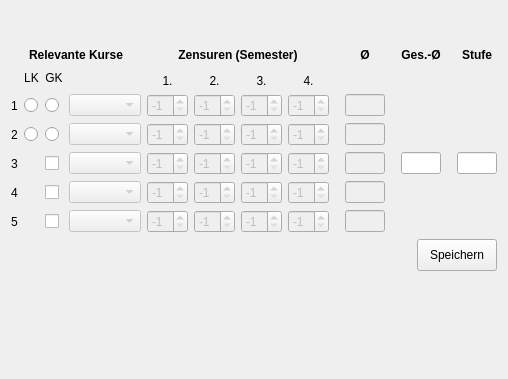
       <widget class="QWidget" name="tab1ProfessionalCompetence">
        <attribute name="title">
         <string>1 Fachliche Kompetenz</string>
        </attribute>
        <layout class="QVBoxLayout" name="verticalLayout_3">
         <item>
          <spacer name="verticalSpacer_2">
           <property name="orientation">
            <enum>Qt::Vertical</enum>
           </property>
           <property name="sizeHint" stdset="0">
            <size>
             <width>20</width>
             <height>37</height>
            </size>
           </property>
          </spacer>
         </item>
         <item>
          <layout class="QGridLayout" name="gridLayout">
           <item row="0" column="9">
            <widget class="QLabel" name="lblAverage">
             <property name="sizePolicy">
              <sizepolicy hsizetype="Minimum" vsizetype="Preferred">
               <horstretch>0</horstretch>
               <verstretch>0</verstretch>
              </sizepolicy>
             </property>
             <property name="font">
              <font>
               <bold>true</bold>
              </font>
             </property>
             <property name="text">
              <string>Ø</string>
             </property>
             <property name="alignment">
              <set>Qt::AlignCenter</set>
             </property>
            </widget>
           </item>
           <item row="0" column="11">
            <widget class="QLabel" name="lblTotalAverage">
             <property name="font">
              <font>
               <bold>true</bold>
              </font>
             </property>
             <property name="text">
              <string>Ges.-Ø</string>
             </property>
             <property name="alignment">
              <set>Qt::AlignCenter</set>
             </property>
            </widget>
           </item>
           <item row="1" column="1" rowspan="2">
            <widget class="QLabel" name="lblLk">
             <property name="text">
              <string>LK</string>
             </property>
             <property name="alignment">
              <set>Qt::AlignCenter</set>
             </property>
            </widget>
           </item>
           <item row="1" column="2" rowspan="2">
            <widget class="QLabel" name="lblGk">
             <property name="text">
              <string>GK</string>
             </property>
             <property name="alignment">
              <set>Qt::AlignCenter</set>
             </property>
            </widget>
           </item>
           <item row="2" column="4">
            <widget class="QLabel" name="lblSemester1">
             <property name="text">
              <string>1.</string>
             </property>
             <property name="alignment">
              <set>Qt::AlignCenter</set>
             </property>
            </widget>
           </item>
           <item row="2" column="5">
            <widget class="QLabel" name="lblSemester2">
             <property name="text">
              <string>2.</string>
             </property>
             <property name="alignment">
              <set>Qt::AlignCenter</set>
             </property>
            </widget>
           </item>
           <item row="2" column="6">
            <widget class="QLabel" name="lblSemester3">
             <property name="text">
              <string>3.</string>
             </property>
             <property name="alignment">
              <set>Qt::AlignCenter</set>
             </property>
            </widget>
           </item>
           <item row="2" column="7">
            <widget class="QLabel" name="lblSemester4">
             <property name="text">
              <string>4.</string>
             </property>
             <property name="alignment">
              <set>Qt::AlignCenter</set>
             </property>
            </widget>
           </item>
           <item row="3" column="0">
            <widget class="QLabel" name="lblSubject1">
             <property name="text">
              <string>1</string>
             </property>
             <property name="alignment">
              <set>Qt::AlignCenter</set>
             </property>
            </widget>
           </item>
           <item row="3" column="1">
            <widget class="QRadioButton" name="rbSubject1Lk">
             <property name="text">
              <string/>
             </property>
             <attribute name="buttonGroup">
              <string notr="true">bgSubject1</string>
             </attribute>
            </widget>
           </item>
           <item row="3" column="2">
            <widget class="QRadioButton" name="rbSubject1Gk">
             <property name="text">
              <string/>
             </property>
             <attribute name="buttonGroup">
              <string notr="true">bgSubject1</string>
             </attribute>
            </widget>
           </item>
           <item row="3" column="3">
            <widget class="QComboBox" name="cmbSubject1Name">
             <property name="enabled">
              <bool>false</bool>
             </property>
             <property name="sizePolicy">
              <sizepolicy hsizetype="Expanding" vsizetype="Fixed">
               <horstretch>0</horstretch>
               <verstretch>0</verstretch>
              </sizepolicy>
             </property>
            </widget>
           </item>
           <item row="3" column="5">
            <widget class="QSpinBox" name="sbSubject1Grade2">
             <property name="enabled">
              <bool>false</bool>
             </property>
             <property name="minimum">
              <number>-1</number>
             </property>
             <property name="maximum">
              <number>15</number>
             </property>
             <property name="value">
              <number>-1</number>
             </property>
            </widget>
           </item>
           <item row="3" column="6">
            <widget class="QSpinBox" name="sbSubject1Grade3">
             <property name="enabled">
              <bool>false</bool>
             </property>
             <property name="minimum">
              <number>-1</number>
             </property>
             <property name="maximum">
              <number>15</number>
             </property>
             <property name="value">
              <number>-1</number>
             </property>
            </widget>
           </item>
           <item row="3" column="7">
            <widget class="QSpinBox" name="sbSubject1Grade4">
             <property name="enabled">
              <bool>false</bool>
             </property>
             <property name="minimum">
              <number>-1</number>
             </property>
             <property name="maximum">
              <number>15</number>
             </property>
             <property name="value">
              <number>-1</number>
             </property>
            </widget>
           </item>
           <item row="3" column="9">
            <widget class="QLineEdit" name="leSubject1Avg">
             <property name="enabled">
              <bool>false</bool>
             </property>
             <property name="sizePolicy">
              <sizepolicy hsizetype="Minimum" vsizetype="Fixed">
               <horstretch>0</horstretch>
               <verstretch>0</verstretch>
              </sizepolicy>
             </property>
             <property name="maximumSize">
              <size>
               <width>40</width>
               <height>16777215</height>
              </size>
             </property>
             <property name="focusPolicy">
              <enum>Qt::NoFocus</enum>
             </property>
            </widget>
           </item>
           <item row="4" column="0">
            <widget class="QLabel" name="lblSubject2">
             <property name="text">
              <string>2</string>
             </property>
             <property name="alignment">
              <set>Qt::AlignCenter</set>
             </property>
            </widget>
           </item>
           <item row="4" column="1">
            <widget class="QRadioButton" name="rbSubject2Lk">
             <property name="text">
              <string/>
             </property>
             <attribute name="buttonGroup">
              <string notr="true">bgSubject2</string>
             </attribute>
            </widget>
           </item>
           <item row="4" column="2">
            <widget class="QRadioButton" name="rbSubject2Gk">
             <property name="text">
              <string/>
             </property>
             <attribute name="buttonGroup">
              <string notr="true">bgSubject2</string>
             </attribute>
            </widget>
           </item>
           <item row="4" column="3">
            <widget class="QComboBox" name="cmbSubject2Name">
             <property name="enabled">
              <bool>false</bool>
             </property>
             <property name="sizePolicy">
              <sizepolicy hsizetype="Expanding" vsizetype="Fixed">
               <horstretch>0</horstretch>
               <verstretch>0</verstretch>
              </sizepolicy>
             </property>
            </widget>
           </item>
           <item row="4" column="4">
            <widget class="QSpinBox" name="sbSubject2Grade1">
             <property name="enabled">
              <bool>false</bool>
             </property>
             <property name="minimum">
              <number>-1</number>
             </property>
             <property name="maximum">
              <number>15</number>
             </property>
             <property name="value">
              <number>-1</number>
             </property>
            </widget>
           </item>
           <item row="4" column="5">
            <widget class="QSpinBox" name="sbSubject2Grade2">
             <property name="enabled">
              <bool>false</bool>
             </property>
             <property name="minimum">
              <number>-1</number>
             </property>
             <property name="maximum">
              <number>15</number>
             </property>
             <property name="value">
              <number>-1</number>
             </property>
            </widget>
           </item>
           <item row="4" column="6">
            <widget class="QSpinBox" name="sbSubject2Grade3">
             <property name="enabled">
              <bool>false</bool>
             </property>
             <property name="minimum">
              <number>-1</number>
             </property>
             <property name="maximum">
              <number>15</number>
             </property>
             <property name="value">
              <number>-1</number>
             </property>
            </widget>
           </item>
           <item row="4" column="7">
            <widget class="QSpinBox" name="sbSubject2Grade4">
             <property name="enabled">
              <bool>false</bool>
             </property>
             <property name="minimum">
              <number>-1</number>
             </property>
             <property name="maximum">
              <number>15</number>
             </property>
             <property name="value">
              <number>-1</number>
             </property>
            </widget>
           </item>
           <item row="4" column="9">
            <widget class="QLineEdit" name="leSubject2Avg">
             <property name="enabled">
              <bool>false</bool>
             </property>
             <property name="sizePolicy">
              <sizepolicy hsizetype="Ignored" vsizetype="Fixed">
               <horstretch>0</horstretch>
               <verstretch>0</verstretch>
              </sizepolicy>
             </property>
             <property name="maximumSize">
              <size>
               <width>40</width>
               <height>16777215</height>
              </size>
             </property>
             <property name="focusPolicy">
              <enum>Qt::NoFocus</enum>
             </property>
            </widget>
           </item>
           <item row="5" column="0">
            <widget class="QLabel" name="lblSubject3">
             <property name="text">
              <string>3</string>
             </property>
             <property name="alignment">
              <set>Qt::AlignCenter</set>
             </property>
            </widget>
           </item>
           <item row="5" column="3">
            <widget class="QComboBox" name="cmbSubject3Name">
             <property name="enabled">
              <bool>false</bool>
             </property>
             <property name="sizePolicy">
              <sizepolicy hsizetype="Expanding" vsizetype="Fixed">
               <horstretch>0</horstretch>
               <verstretch>0</verstretch>
              </sizepolicy>
             </property>
            </widget>
           </item>
           <item row="5" column="4">
            <widget class="QSpinBox" name="sbSubject3Grade1">
             <property name="enabled">
              <bool>false</bool>
             </property>
             <property name="minimum">
              <number>-1</number>
             </property>
             <property name="maximum">
              <number>15</number>
             </property>
             <property name="value">
              <number>-1</number>
             </property>
            </widget>
           </item>
           <item row="5" column="5">
            <widget class="QSpinBox" name="sbSubject3Grade2">
             <property name="enabled">
              <bool>false</bool>
             </property>
             <property name="minimum">
              <number>-1</number>
             </property>
             <property name="maximum">
              <number>15</number>
             </property>
             <property name="value">
              <number>-1</number>
             </property>
            </widget>
           </item>
           <item row="5" column="6">
            <widget class="QSpinBox" name="sbSubject3Grade3">
             <property name="enabled">
              <bool>false</bool>
             </property>
             <property name="minimum">
              <number>-1</number>
             </property>
             <property name="maximum">
              <number>15</number>
             </property>
             <property name="value">
              <number>-1</number>
             </property>
            </widget>
           </item>
           <item row="5" column="7">
            <widget class="QSpinBox" name="sbSubject3Grade4">
             <property name="enabled">
              <bool>false</bool>
             </property>
             <property name="minimum">
              <number>-1</number>
             </property>
             <property name="maximum">
              <number>15</number>
             </property>
             <property name="value">
              <number>-1</number>
             </property>
            </widget>
           </item>
           <item row="5" column="8">
            <spacer name="horizontalSpacer">
             <property name="orientation">
              <enum>Qt::Horizontal</enum>
             </property>
             <property name="sizeType">
              <enum>QSizePolicy::Preferred</enum>
             </property>
             <property name="sizeHint" stdset="0">
              <size>
               <width>10</width>
               <height>20</height>
              </size>
             </property>
            </spacer>
           </item>
           <item row="5" column="9">
            <widget class="QLineEdit" name="leSubject3Avg">
             <property name="enabled">
              <bool>false</bool>
             </property>
             <property name="sizePolicy">
              <sizepolicy hsizetype="Ignored" vsizetype="Fixed">
               <horstretch>0</horstretch>
               <verstretch>0</verstretch>
              </sizepolicy>
             </property>
             <property name="maximumSize">
              <size>
               <width>40</width>
               <height>16777215</height>
              </size>
             </property>
             <property name="focusPolicy">
              <enum>Qt::NoFocus</enum>
             </property>
            </widget>
           </item>
           <item row="5" column="10">
            <spacer name="horizontalSpacer_2">
             <property name="orientation">
              <enum>Qt::Horizontal</enum>
             </property>
             <property name="sizeType">
              <enum>QSizePolicy::Preferred</enum>
             </property>
             <property name="sizeHint" stdset="0">
              <size>
               <width>10</width>
               <height>20</height>
              </size>
             </property>
            </spacer>
           </item>
           <item row="5" column="11">
            <widget class="QLineEdit" name="leTotalAvg">
             <property name="sizePolicy">
              <sizepolicy hsizetype="Minimum" vsizetype="Fixed">
               <horstretch>0</horstretch>
               <verstretch>0</verstretch>
              </sizepolicy>
             </property>
             <property name="maximumSize">
              <size>
               <width>40</width>
               <height>16777215</height>
              </size>
             </property>
             <property name="focusPolicy">
              <enum>Qt::NoFocus</enum>
             </property>
            </widget>
           </item>
           <item row="5" column="12">
            <spacer name="horizontalSpacer_3">
             <property name="orientation">
              <enum>Qt::Horizontal</enum>
             </property>
             <property name="sizeType">
              <enum>QSizePolicy::Preferred</enum>
             </property>
             <property name="sizeHint" stdset="0">
              <size>
               <width>10</width>
               <height>20</height>
              </size>
             </property>
            </spacer>
           </item>
           <item row="5" column="13">
            <widget class="QLineEdit" name="leLevel">
             <property name="sizePolicy">
              <sizepolicy hsizetype="Minimum" vsizetype="Fixed">
               <horstretch>0</horstretch>
               <verstretch>0</verstretch>
              </sizepolicy>
             </property>
             <property name="maximumSize">
              <size>
               <width>40</width>
               <height>16777215</height>
              </size>
             </property>
             <property name="focusPolicy">
              <enum>Qt::NoFocus</enum>
             </property>
            </widget>
           </item>
           <item row="6" column="0">
            <widget class="QLabel" name="lblSubject4">
             <property name="text">
              <string>4</string>
             </property>
             <property name="alignment">
              <set>Qt::AlignCenter</set>
             </property>
            </widget>
           </item>
           <item row="6" column="3">
            <widget class="QComboBox" name="cmbSubject4Name">
             <property name="enabled">
              <bool>false</bool>
             </property>
             <property name="sizePolicy">
              <sizepolicy hsizetype="Expanding" vsizetype="Fixed">
               <horstretch>0</horstretch>
               <verstretch>0</verstretch>
              </sizepolicy>
             </property>
            </widget>
           </item>
           <item row="6" column="4">
            <widget class="QSpinBox" name="sbSubject4Grade1">
             <property name="enabled">
              <bool>false</bool>
             </property>
             <property name="minimum">
              <number>-1</number>
             </property>
             <property name="maximum">
              <number>15</number>
             </property>
             <property name="value">
              <number>-1</number>
             </property>
            </widget>
           </item>
           <item row="6" column="5">
            <widget class="QSpinBox" name="sbSubject4Grade2">
             <property name="enabled">
              <bool>false</bool>
             </property>
             <property name="minimum">
              <number>-1</number>
             </property>
             <property name="maximum">
              <number>15</number>
             </property>
             <property name="value">
              <number>-1</number>
             </property>
            </widget>
           </item>
           <item row="6" column="6">
            <widget class="QSpinBox" name="sbSubject4Grade3">
             <property name="enabled">
              <bool>false</bool>
             </property>
             <property name="minimum">
              <number>-1</number>
             </property>
             <property name="maximum">
              <number>15</number>
             </property>
             <property name="value">
              <number>-1</number>
             </property>
            </widget>
           </item>
           <item row="6" column="7">
            <widget class="QSpinBox" name="sbSubject4Grade4">
             <property name="enabled">
              <bool>false</bool>
             </property>
             <property name="minimum">
              <number>-1</number>
             </property>
             <property name="maximum">
              <number>15</number>
             </property>
             <property name="value">
              <number>-1</number>
             </property>
            </widget>
           </item>
           <item row="6" column="9">
            <widget class="QLineEdit" name="leSubject4Avg">
             <property name="enabled">
              <bool>false</bool>
             </property>
             <property name="sizePolicy">
              <sizepolicy hsizetype="Ignored" vsizetype="Fixed">
               <horstretch>0</horstretch>
               <verstretch>0</verstretch>
              </sizepolicy>
             </property>
             <property name="maximumSize">
              <size>
               <width>40</width>
               <height>16777215</height>
              </size>
             </property>
             <property name="focusPolicy">
              <enum>Qt::NoFocus</enum>
             </property>
            </widget>
           </item>
           <item row="7" column="0">
            <widget class="QLabel" name="lblSubject5">
             <property name="text">
              <string>5</string>
             </property>
             <property name="alignment">
              <set>Qt::AlignCenter</set>
             </property>
            </widget>
           </item>
           <item row="7" column="3">
            <widget class="QComboBox" name="cbSubject5Name">
             <property name="enabled">
              <bool>false</bool>
             </property>
             <property name="sizePolicy">
              <sizepolicy hsizetype="Expanding" vsizetype="Fixed">
               <horstretch>0</horstretch>
               <verstretch>0</verstretch>
              </sizepolicy>
             </property>
            </widget>
           </item>
           <item row="7" column="4">
            <widget class="QSpinBox" name="sbSubject5Grade1">
             <property name="enabled">
              <bool>false</bool>
             </property>
             <property name="minimum">
              <number>-1</number>
             </property>
             <property name="maximum">
              <number>15</number>
             </property>
             <property name="value">
              <number>-1</number>
             </property>
            </widget>
           </item>
           <item row="7" column="5">
            <widget class="QSpinBox" name="sbSubject5Grade2">
             <property name="enabled">
              <bool>false</bool>
             </property>
             <property name="minimum">
              <number>-1</number>
             </property>
             <property name="maximum">
              <number>15</number>
             </property>
             <property name="value">
              <number>-1</number>
             </property>
            </widget>
           </item>
           <item row="7" column="6">
            <widget class="QSpinBox" name="sbSubject5Grade3">
             <property name="enabled">
              <bool>false</bool>
             </property>
             <property name="minimum">
              <number>-1</number>
             </property>
             <property name="maximum">
              <number>15</number>
             </property>
             <property name="value">
              <number>-1</number>
             </property>
            </widget>
           </item>
           <item row="7" column="7">
            <widget class="QSpinBox" name="sbSubject5Grade4">
             <property name="enabled">
              <bool>false</bool>
             </property>
             <property name="minimum">
              <number>-1</number>
             </property>
             <property name="maximum">
              <number>15</number>
             </property>
             <property name="value">
              <number>-1</number>
             </property>
            </widget>
           </item>
           <item row="7" column="9">
            <widget class="QLineEdit" name="leSubject5Avg">
             <property name="enabled">
              <bool>false</bool>
             </property>
             <property name="sizePolicy">
              <sizepolicy hsizetype="Ignored" vsizetype="Fixed">
               <horstretch>0</horstretch>
               <verstretch>0</verstretch>
              </sizepolicy>
             </property>
             <property name="maximumSize">
              <size>
               <width>40</width>
               <height>16777215</height>
              </size>
             </property>
             <property name="focusPolicy">
              <enum>Qt::NoFocus</enum>
             </property>
            </widget>
           </item>
           <item row="0" column="13">
            <widget class="QLabel" name="lblLevel">
             <property name="font">
              <font>
               <bold>true</bold>
              </font>
             </property>
             <property name="text">
              <string>Stufe</string>
             </property>
             <property name="alignment">
              <set>Qt::AlignCenter</set>
             </property>
            </widget>
           </item>
           <item row="0" column="4" colspan="4">
            <widget class="QLabel" name="lblGrades">
             <property name="font">
              <font>
               <bold>true</bold>
              </font>
             </property>
             <property name="text">
              <string>Zensuren (Semester)</string>
             </property>
             <property name="alignment">
              <set>Qt::AlignCenter</set>
             </property>
            </widget>
           </item>
           <item row="3" column="4">
            <widget class="QSpinBox" name="sbSubject1Grade1">
             <property name="enabled">
              <bool>false</bool>
             </property>
             <property name="minimum">
              <number>-1</number>
             </property>
             <property name="maximum">
              <number>15</number>
             </property>
             <property name="value">
              <number>-1</number>
             </property>
            </widget>
           </item>
           <item row="5" column="2">
            <widget class="QCheckBox" name="cbSubject3">
             <property name="text">
              <string/>
             </property>
            </widget>
           </item>
           <item row="6" column="2">
            <widget class="QCheckBox" name="cbSubject4">
             <property name="text">
              <string/>
             </property>
            </widget>
           </item>
           <item row="7" column="2">
            <widget class="QCheckBox" name="cbSubject5">
             <property name="text">
              <string/>
             </property>
            </widget>
           </item>
           <item row="0" column="0" colspan="4">
            <widget class="QLabel" name="lblRelevantCourses">
             <property name="font">
              <font>
               <bold>true</bold>
              </font>
             </property>
             <property name="text">
              <string>Relevante Kurse</string>
             </property>
             <property name="alignment">
              <set>Qt::AlignCenter</set>
             </property>
            </widget>
           </item>
          </layout>
         </item>
         <item>
          <layout class="QHBoxLayout" name="horizontalLayout">
           <item>
            <spacer name="horizontalSpacer_4">
             <property name="orientation">
              <enum>Qt::Horizontal</enum>
             </property>
             <property name="sizeHint" stdset="0">
              <size>
               <width>40</width>
               <height>20</height>
              </size>
             </property>
            </spacer>
           </item>
           <item>
            <widget class="QPushButton" name="btnSave">
             <property name="minimumSize">
              <size>
               <width>0</width>
               <height>32</height>
              </size>
             </property>
             <property name="text">
              <string>Speichern</string>
             </property>
            </widget>
           </item>
          </layout>
         </item>
         <item>
          <spacer name="verticalSpacer">
           <property name="orientation">
            <enum>Qt::Vertical</enum>
           </property>
           <property name="sizeHint" stdset="0">
            <size>
             <width>20</width>
             <height>97</height>
            </size>
           </property>
          </spacer>
         </item>
        </layout>
       </widget>
